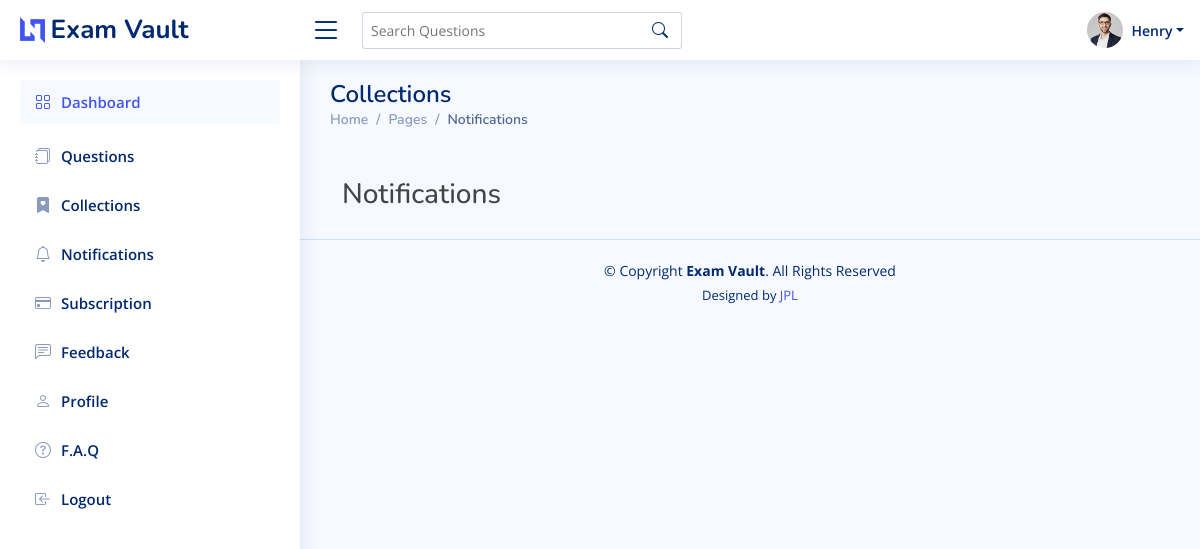
The app's page /notifications/ (signed in), older data.
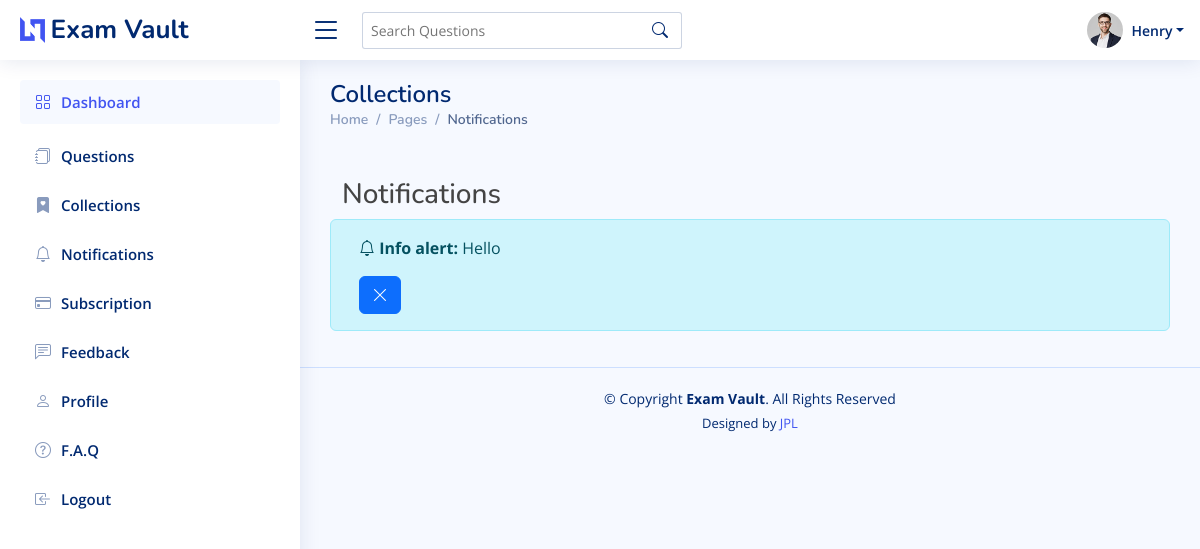
The same page, newer data.
### notifications/models.py (models this page shows, shortened)
class Notification(models.Model):
    message = models.CharField(max_length=255)
    recipients = models.ManyToManyField(CustomUser, blank=True, related_name='notifications')
    send_to_all = models.BooleanField(default=False)

### notifications/views.py (the view)
# urls.py: path('notifications/', include('notifications.urls')),
@login_required
def notifications(request):
	if request.method == 'POST':
		if request.POST['check'] == 'true':
			notif = Notification.objects.get(id = int(request.POST['id']))
			notif.delete_notification(request.user)
			notif.save()
			return redirect('/notifications/')
	user = CustomUser(id = request.user.id)
	notifs = Notification.objects.filter(recipients=user)
	context = {"notifications": notifs}
	return render(request, 'notifications.html', context)

### users/models.py (called while the page is built)
    def __str__(self):
        return self.username

### notifications/templates/notifications.html (shortened to what this page needs)
{% extends 'base.html' %}
{% block content %}
    <div class="pagetitle">
      <h1>Collections</h1>
      <nav>
        <ol class="breadcrumb">
          <li class="breadcrumb-item"><a href="{% url 'users:home' %}">Home</a></li>
          <li class="breadcrumb-item">Pages</li>
          <li class="breadcrumb-item active">Notifications</li>
        </ol>
      </nav>
    </div>
    <div class="container mt-5">
        <div class="title">
          <h3>Notifications</h3>
        </div>
    </div>
      {% for notification in notifications %}
      <div class="alert alert-info">
        <div class="container">
            <p> <i class="bi bi-bell"></i> <b>Info alert: </b>{{notification.message}}</p>
              <form method="post">
               <button type="submit" class="btn btn-primary" >
                 <i class="bi bi-x-lg"></i>
              </button>
          </form>
        </div>
        </div>
        {% endfor %}
{% endblock %}

Row changes from the older to the newer data that the page shows:
added Notification: message "Hello"
